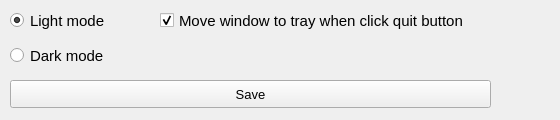
    <widget class="QWidget" name="tab2">
     <attribute name="title">
      <string>Setting</string>
     </attribute>
     <widget class="QRadioButton" name="light_radio">
      <property name="geometry">
       <rect>
        <x>10</x>
        <y>0</y>
        <width>131</width>
        <height>41</height>
       </rect>
      </property>
      <property name="font">
       <font>
        <pointsize>11</pointsize>
       </font>
      </property>
      <property name="cursor">
       <cursorShape>PointingHandCursor</cursorShape>
      </property>
      <property name="text">
       <string>Light mode</string>
      </property>
      <property name="checked">
       <bool>true</bool>
      </property>
     </widget>
     <widget class="QRadioButton" name="dark_radio">
      <property name="geometry">
       <rect>
        <x>10</x>
        <y>40</y>
        <width>111</width>
        <height>31</height>
       </rect>
      </property>
      <property name="font">
       <font>
        <pointsize>11</pointsize>
       </font>
      </property>
      <property name="cursor">
       <cursorShape>PointingHandCursor</cursorShape>
      </property>
      <property name="text">
       <string>Dark mode</string>
      </property>
     </widget>
     <widget class="QPushButton" name="save_btn">
      <property name="geometry">
       <rect>
        <x>10</x>
        <y>80</y>
        <width>481</width>
        <height>28</height>
       </rect>
      </property>
      <property name="font">
       <font>
        <pointsize>10</pointsize>
       </font>
      </property>
      <property name="cursor">
       <cursorShape>PointingHandCursor</cursorShape>
      </property>
      <property name="text">
       <string>Save</string>
      </property>
     </widget>
     <widget class="QCheckBox" name="taskbar">
      <property name="geometry">
       <rect>
        <x>160</x>
        <y>-35</y>
        <width>391</width>
        <height>111</height>
       </rect>
      </property>
      <property name="font">
       <font>
        <pointsize>11</pointsize>
       </font>
      </property>
      <property name="cursor">
       <cursorShape>PointingHandCursor</cursorShape>
      </property>
      <property name="text">
       <string>Move window to tray when click quit button</string>
      </property>
      <property name="checked">
       <bool>true</bool>
      </property>
     </widget>
    </widget>
